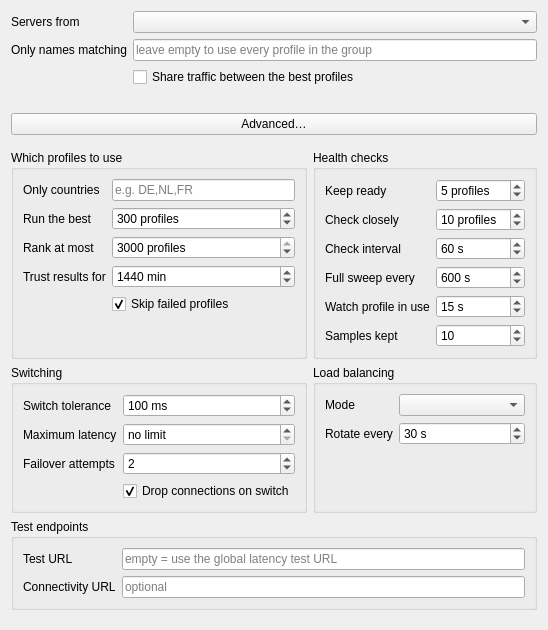
<?xml version="1.0" encoding="UTF-8"?>
<ui version="4.0">
 <class>EditAutoSelector</class>
 <widget class="QWidget" name="EditAutoSelector">
  <property name="windowTitle">
   <string notr="true">EditAutoSelector</string>
  </property>
  <layout class="QVBoxLayout" name="verticalLayout">
   <item>
    <layout class="QFormLayout" name="basic_layout">
     <property name="fieldGrowthPolicy">
      <enum>QFormLayout::AllNonFixedFieldsGrow</enum>
     </property>
     <item row="0" column="0">
      <widget class="QLabel" name="group_l">
       <property name="text">
        <string>Servers from</string>
       </property>
      </widget>
     </item>
     <item row="0" column="1">
      <widget class="QComboBox" name="group">
       <property name="toolTip">
        <string>The group whose profiles this selector picks from. New servers added by a subscription update join automatically — you never have to edit this profile again.</string>
       </property>
      </widget>
     </item>
     <item row="1" column="0">
      <widget class="QLabel" name="name_filter_l">
       <property name="text">
        <string>Only names matching</string>
       </property>
      </widget>
     </item>
     <item row="1" column="1">
      <widget class="QLineEdit" name="name_filter">
       <property name="placeholderText">
        <string>leave empty to use every profile in the group</string>
       </property>
       <property name="toolTip">
        <string>Optional regular expression. Only profiles whose name matches are considered — useful to pick out one country or provider.</string>
       </property>
      </widget>
     </item>
     <item row="2" column="1">
      <widget class="QCheckBox" name="balance">
       <property name="text">
        <string>Share traffic between the best profiles</string>
       </property>
       <property name="toolTip">
        <string>Off by default: one profile carries everything and the rest stand by. Turn on to spread traffic over the profiles that are confirmed working.</string>
       </property>
      </widget>
     </item>
     <item row="3" column="1">
      <widget class="QLabel" name="plan_summary">
       <property name="text">
        <string/>
       </property>
       <property name="wordWrap">
        <bool>true</bool>
       </property>
      </widget>
     </item>
    </layout>
   </item>
   <item>
    <widget class="QPushButton" name="advanced_toggle">
     <property name="text">
      <string>Advanced…</string>
     </property>
     <property name="checkable">
      <bool>true</bool>
     </property>
     <property name="toolTip">
      <string>Everything here has a working default. Open it only if you want to tune how the selector measures and switches.</string>
     </property>
    </widget>
   </item>
   <item>
    <widget class="QWidget" name="advanced_area" native="true">
     <layout class="QGridLayout" name="advanced_layout">
      <property name="leftMargin">
       <number>0</number>
      </property>
      <property name="rightMargin">
       <number>0</number>
      </property>
      <item row="0" column="0">
       <widget class="QGroupBox" name="membership_box">
        <property name="title">
         <string>Which profiles to use</string>
        </property>
        <layout class="QFormLayout" name="membership_layout">
         <property name="fieldGrowthPolicy">
          <enum>QFormLayout::AllNonFixedFieldsGrow</enum>
         </property>
         <item row="0" column="0">
          <widget class="QLabel" name="country_filter_l">
           <property name="text">
            <string>Only countries</string>
           </property>
          </widget>
         </item>
         <item row="0" column="1">
          <widget class="QLineEdit" name="country_filter">
           <property name="placeholderText">
            <string>e.g. DE,NL,FR</string>
           </property>
           <property name="toolTip">
            <string>Comma-separated country codes, empty means any. Uses the country found by the IP test, so profiles that were never IP-tested are skipped while this is set.</string>
           </property>
          </widget>
         </item>
         <item row="1" column="0">
          <widget class="QLabel" name="build_limit_l">
           <property name="text">
            <string>Run the best</string>
           </property>
          </widget>
         </item>
         <item row="1" column="1">
          <widget class="QSpinBox" name="build_limit">
           <property name="minimum">
            <number>1</number>
           </property>
           <property name="maximum">
            <number>500</number>
           </property>
           <property name="suffix">
            <string> profiles</string>
           </property>
           <property name="toolTip">
            <string>How many profiles are loaded into the running config. The selector switches between these instantly, with no reconnect. Higher costs more memory and startup time.</string>
           </property>
           <property name="value">
            <number>300</number>
           </property>
          </widget>
         </item>
         <item row="2" column="0">
          <widget class="QLabel" name="pool_cap_l">
           <property name="text">
            <string>Rank at most</string>
           </property>
          </widget>
         </item>
         <item row="2" column="1">
          <widget class="QSpinBox" name="pool_cap">
           <property name="minimum">
            <number>1</number>
           </property>
           <property name="maximum">
            <number>3000</number>
           </property>
           <property name="suffix">
            <string> profiles</string>
           </property>
           <property name="toolTip">
            <string>Hard ceiling on how many profiles are measured and kept in the ranked list. When every running profile dies, replacements are taken from this list.</string>
           </property>
           <property name="value">
            <number>3000</number>
           </property>
          </widget>
         </item>
         <item row="3" column="0">
          <widget class="QLabel" name="result_validity_l">
           <property name="text">
            <string>Trust results for</string>
           </property>
          </widget>
         </item>
         <item row="3" column="1">
          <widget class="QSpinBox" name="result_validity">
           <property name="maximum">
            <number>10080</number>
           </property>
           <property name="suffix">
            <string> min</string>
           </property>
           <property name="specialValueText">
            <string>always re-test</string>
           </property>
           <property name="toolTip">
            <string>URL test results this recent are reused instead of being measured again — including tests you ran yourself on the group, so starting the selector right after one does not repeat the work. Older results are treated as if the profile had never been tested. Set to zero to always run a fresh test.</string>
           </property>
           <property name="value">
            <number>1440</number>
           </property>
          </widget>
         </item>
         <item row="4" column="1">
          <widget class="QCheckBox" name="exclude_unavailable">
           <property name="text">
            <string>Skip failed profiles</string>
           </property>
           <property name="checked">
            <bool>true</bool>
           </property>
           <property name="toolTip">
            <string>Keeps servers whose last test failed out of the pool, as long as that result is still within the trust window. Turn off if your tests are unreliable and you would rather let the selector decide for itself.</string>
           </property>
          </widget>
         </item>
        </layout>
       </widget>
      </item>
      <item row="0" column="1">
       <widget class="QGroupBox" name="health_box">
        <property name="title">
         <string>Health checks</string>
        </property>
        <layout class="QFormLayout" name="health_layout">
         <property name="fieldGrowthPolicy">
          <enum>QFormLayout::AllNonFixedFieldsGrow</enum>
         </property>
         <item row="0" column="0">
          <widget class="QLabel" name="expected_l">
           <property name="text">
            <string>Keep ready</string>
           </property>
          </widget>
         </item>
         <item row="0" column="1">
          <widget class="QSpinBox" name="expected">
           <property name="minimum">
            <number>1</number>
           </property>
           <property name="maximum">
            <number>500</number>
           </property>
           <property name="suffix">
            <string> profiles</string>
           </property>
           <property name="toolTip">
            <string>How many profiles are kept confirmed working at all times, so a failure can be covered instantly. These are also the ones traffic is shared between when balancing is on.</string>
           </property>
           <property name="value">
            <number>5</number>
           </property>
          </widget>
         </item>
         <item row="1" column="0">
          <widget class="QLabel" name="active_size_l">
           <property name="text">
            <string>Check closely</string>
           </property>
          </widget>
         </item>
         <item row="1" column="1">
          <widget class="QSpinBox" name="active_size">
           <property name="minimum">
            <number>1</number>
           </property>
           <property name="maximum">
            <number>500</number>
           </property>
           <property name="suffix">
            <string> profiles</string>
           </property>
           <property name="toolTip">
            <string>The top-ranked profiles are re-checked every interval. The rest are still checked, just spread over the slower full sweep.</string>
           </property>
           <property name="value">
            <number>10</number>
           </property>
          </widget>
         </item>
         <item row="2" column="0">
          <widget class="QLabel" name="interval_l">
           <property name="text">
            <string>Check interval</string>
           </property>
          </widget>
         </item>
         <item row="2" column="1">
          <widget class="QSpinBox" name="interval">
           <property name="minimum">
            <number>10</number>
           </property>
           <property name="maximum">
            <number>3600</number>
           </property>
           <property name="suffix">
            <string> s</string>
           </property>
           <property name="toolTip">
            <string>How often the closely-checked profiles are measured again.</string>
           </property>
           <property name="value">
            <number>60</number>
           </property>
          </widget>
         </item>
         <item row="3" column="0">
          <widget class="QLabel" name="bench_interval_l">
           <property name="text">
            <string>Full sweep every</string>
           </property>
          </widget>
         </item>
         <item row="3" column="1">
          <widget class="QSpinBox" name="bench_interval">
           <property name="minimum">
            <number>10</number>
           </property>
           <property name="maximum">
            <number>86400</number>
           </property>
           <property name="suffix">
            <string> s</string>
           </property>
           <property name="toolTip">
            <string>How long one pass over every running profile takes. Checks are spread evenly across it, so a large pool never causes a burst of traffic.</string>
           </property>
           <property name="value">
            <number>600</number>
           </property>
          </widget>
         </item>
         <item row="4" column="0">
          <widget class="QLabel" name="watch_interval_l">
           <property name="text">
            <string>Watch profile in use</string>
           </property>
          </widget>
         </item>
         <item row="4" column="1">
          <widget class="QSpinBox" name="watch_interval">
           <property name="minimum">
            <number>5</number>
           </property>
           <property name="maximum">
            <number>3600</number>
           </property>
           <property name="suffix">
            <string> s</string>
           </property>
           <property name="toolTip">
            <string>How often the profile currently carrying your traffic is checked on its own. Keep this short: a server can stop working while still accepting connections, and nothing else would notice until the next full check.</string>
           </property>
           <property name="value">
            <number>15</number>
           </property>
          </widget>
         </item>
         <item row="5" column="0">
          <widget class="QLabel" name="sampling_l">
           <property name="text">
            <string>Samples kept</string>
           </property>
          </widget>
         </item>
         <item row="5" column="1">
          <widget class="QSpinBox" name="sampling">
           <property name="minimum">
            <number>2</number>
           </property>
           <property name="maximum">
            <number>60</number>
           </property>
           <property name="toolTip">
            <string>Ranking uses the average and the jitter over this many recent checks, so a single bad result cannot demote a good server.</string>
           </property>
           <property name="value">
            <number>10</number>
           </property>
          </widget>
         </item>
        </layout>
       </widget>
      </item>
      <item row="1" column="0">
       <widget class="QGroupBox" name="switching_box">
        <property name="title">
         <string>Switching</string>
        </property>
        <layout class="QFormLayout" name="switching_layout">
         <property name="fieldGrowthPolicy">
          <enum>QFormLayout::AllNonFixedFieldsGrow</enum>
         </property>
         <item row="0" column="0">
          <widget class="QLabel" name="tolerance_l">
           <property name="text">
            <string>Switch tolerance</string>
           </property>
          </widget>
         </item>
         <item row="0" column="1">
          <widget class="QSpinBox" name="tolerance">
           <property name="maximum">
            <number>10000</number>
           </property>
           <property name="suffix">
            <string> ms</string>
           </property>
           <property name="toolTip">
            <string>Another profile must be at least this much faster before the selector moves to it. Higher values mean fewer switches.</string>
           </property>
           <property name="value">
            <number>100</number>
           </property>
          </widget>
         </item>
         <item row="1" column="0">
          <widget class="QLabel" name="max_rtt_l">
           <property name="text">
            <string>Maximum latency</string>
           </property>
          </widget>
         </item>
         <item row="1" column="1">
          <widget class="QSpinBox" name="max_rtt">
           <property name="maximum">
            <number>60000</number>
           </property>
           <property name="suffix">
            <string> ms</string>
           </property>
           <property name="specialValueText">
            <string>no limit</string>
           </property>
           <property name="toolTip">
            <string>Profiles slower than this are never selected, even if nothing better is available.</string>
           </property>
          </widget>
         </item>
         <item row="2" column="0">
          <widget class="QLabel" name="dial_retries_l">
           <property name="text">
            <string>Failover attempts</string>
           </property>
          </widget>
         </item>
         <item row="2" column="1">
          <widget class="QSpinBox" name="dial_retries">
           <property name="maximum">
            <number>5</number>
           </property>
           <property name="toolTip">
            <string>When the chosen profile fails to connect, how many others to try immediately before the app sees an error.</string>
           </property>
           <property name="value">
            <number>2</number>
           </property>
          </widget>
         </item>
         <item row="3" column="1">
          <widget class="QCheckBox" name="interrupt_on_switch">
           <property name="text">
            <string>Drop connections on switch</string>
           </property>
           <property name="checked">
            <bool>true</bool>
           </property>
           <property name="toolTip">
            <string>Applies when the selector switches because a profile got worse or failed. On: everything moves to the new profile at once. Off: current downloads finish on the old one. Balance rotations never drop connections either way.</string>
           </property>
          </widget>
         </item>
        </layout>
       </widget>
      </item>
      <item row="1" column="1">
       <widget class="QGroupBox" name="balance_box">
        <property name="title">
         <string>Load balancing</string>
        </property>
        <layout class="QFormLayout" name="balance_layout">
         <property name="fieldGrowthPolicy">
          <enum>QFormLayout::AllNonFixedFieldsGrow</enum>
         </property>
         <item row="0" column="0">
          <widget class="QLabel" name="balance_mode_l">
           <property name="text">
            <string>Mode</string>
           </property>
          </widget>
         </item>
         <item row="0" column="1">
          <widget class="QComboBox" name="balance_mode">
           <property name="toolTip">
            <string>How traffic is spread over the ready profiles.</string>
           </property>
          </widget>
         </item>
         <item row="1" column="0">
          <widget class="QLabel" name="balance_interval_l">
           <property name="text">
            <string>Rotate every</string>
           </property>
          </widget>
         </item>
         <item row="1" column="1">
          <widget class="QSpinBox" name="balance_interval">
           <property name="minimum">
            <number>5</number>
           </property>
           <property name="maximum">
            <number>3600</number>
           </property>
           <property name="suffix">
            <string> s</string>
           </property>
           <property name="toolTip">
            <string>How long the selector stays on one profile before moving to the next ready one.</string>
           </property>
           <property name="value">
            <number>30</number>
           </property>
          </widget>
         </item>
         <item row="2" column="0" colspan="2">
          <widget class="QLabel" name="balance_hint">
           <property name="text">
            <string/>
           </property>
           <property name="wordWrap">
            <bool>true</bool>
           </property>
          </widget>
         </item>
        </layout>
       </widget>
      </item>
      <item row="2" column="0" colspan="2">
       <widget class="QGroupBox" name="endpoints_box">
        <property name="title">
         <string>Test endpoints</string>
        </property>
        <layout class="QFormLayout" name="endpoints_layout">
         <property name="fieldGrowthPolicy">
          <enum>QFormLayout::AllNonFixedFieldsGrow</enum>
         </property>
         <item row="0" column="0">
          <widget class="QLabel" name="test_url_l">
           <property name="text">
            <string>Test URL</string>
           </property>
          </widget>
         </item>
         <item row="0" column="1">
          <widget class="QLineEdit" name="test_url">
           <property name="placeholderText">
            <string>empty = use the global latency test URL</string>
           </property>
           <property name="toolTip">
            <string>Fetched through each profile to measure it.</string>
           </property>
          </widget>
         </item>
         <item row="1" column="0">
          <widget class="QLabel" name="connectivity_url_l">
           <property name="text">
            <string>Connectivity URL</string>
           </property>
          </widget>
         </item>
         <item row="1" column="1">
          <widget class="QLineEdit" name="connectivity_url">
           <property name="placeholderText">
            <string>optional</string>
           </property>
           <property name="toolTip">
            <string>Fetched WITHOUT the proxy to tell a dead internet connection apart from dead servers. Leave empty to rely on the operating system's network state, which is the safer default on a censored network where any fixed address may be blocked.</string>
           </property>
          </widget>
         </item>
        </layout>
       </widget>
      </item>
     </layout>
    </widget>
   </item>
   <item>
    <spacer name="bottom_spacer">
     <property name="orientation">
      <enum>Qt::Vertical</enum>
     </property>
     <property name="sizeHint" stdset="0">
      <size>
       <width>0</width>
       <height>0</height>
      </size>
     </property>
    </spacer>
   </item>
  </layout>
 </widget>
 <resources/>
 <connections/>
</ui>
